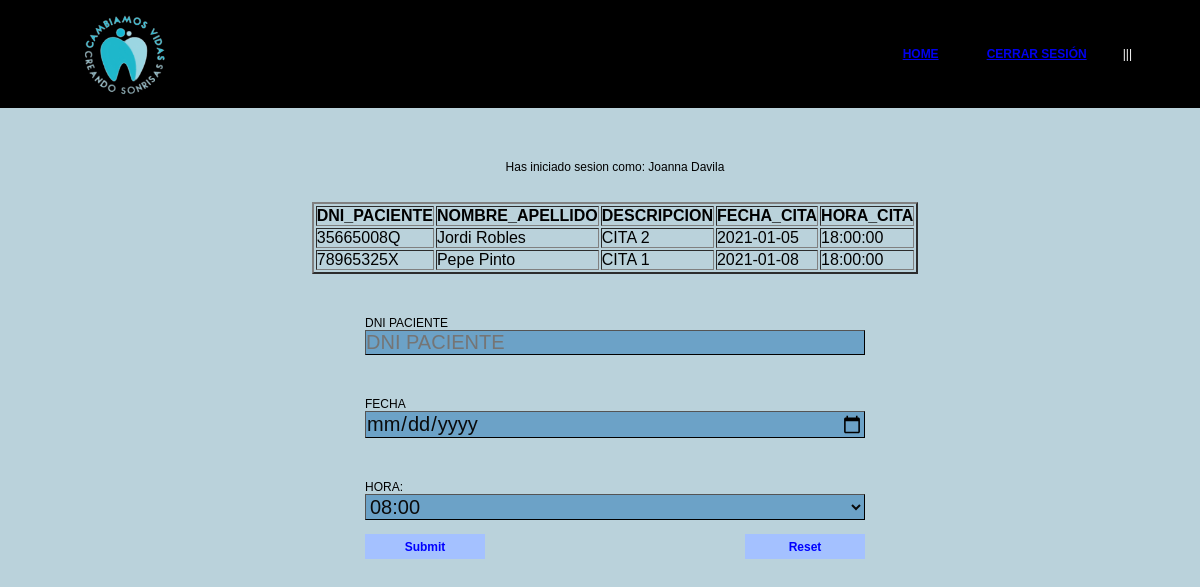
/codigoFuente/agenda3.php (signed in), run on the app's committed database.
### tables this page shows
CREATE TABLE AGENDA (
  ID_CITA integer AUTO_INCREMENT,
  DNI_PACIENTE varchar(9),
  DESCRIPCION_CITA varchar(200),
  FECHA_CITA date,
  HORA_CITA time,
  PRIMARY KEY (ID_CITA),
  FOREIGN KEY (DNI_PACIENTE) REFERENCES PACIENTES (DNI_PACIENTE)
);

CREATE TABLE PACIENTES (
  DNI_PACIENTE varchar(9),
  NOMBRE_APELLIDO varchar(30),
  EDAD integer,
  NACIONALIDAD varchar(30),
  DIRECCION varchar(30),
  TELEFONO varchar(9),
  FECHA_NACIMIENTO DATE,
  PRIMARY KEY (DNI_PACIENTE)
);

### codigoFuente/agenda3.php (the view, shortened to what this page needs)
<?php
$mysql = new mysqli("localhost", "root", "", "boca_sana");
?>
<html>
<head>
	<link rel="stylesheet" href="css/style.css">
</head>
<body style="background-color:#BAD2DB">
<div id= "formulario">
<header id="Header">
	<img src="css/imagen2.png" alt="" class="logo">
	<ul class="main-menu">
		<li class="cta"><a href="home.php">HOME</a></li>
		<li class="cta"><a href="close.php">CERRAR SESIÓN</a></li>
		<ul class="nav">
			<li><a href="">|||</a></img>
			</li>
		</ul>
	</ul>
</header>
<br><br><br><br><br><br><br><br><br><br>
<div class="padre">
<?php
if(isset($_POST['login_user'])){
$_SESSION['login_user'] = $_POST['login_user'];
echo "Bienvenido! Has iniciado sesion como:<b> ".$_POST['login_user']."</b>";
}else{
if(isset($_SESSION['login_user'])){
echo "Has iniciado sesion como: ".$_SESSION['login_user'];
}else{
echo "Acceso Restringido";
header("location: login.php");
}
}
?>
</div>
<br/><br/>
<div class="padre">
	<section>
			<table border="2">
				<tr>
					<th>DNI_PACIENTE</th>
					<th>NOMBRE_APELLIDO</th>
					<th>DESCRIPCION</th>
					<th>FECHA_CITA</th>
					<th>HORA_CITA</th>
				</tr>
				<?php
				$registro = $mysql->query("SELECT P.dni_paciente, P.nombre_apellido,A.descripcion_cita, A.fecha_cita, A.hora_cita
				FROM pacientes P
				INNER JOIN agenda A ON A.dni_paciente = P.dni_paciente
				WHERE P.dni_paciente=A.dni_paciente
				ORDER BY A.fecha_cita ASC") or
				die($mysql->error);
				while ($fila=$registro->fetch_array())
				{
					echo '
					<tr>
					<td>'.$fila['dni_paciente'].'</td>
					<td>'.$fila['nombre_apellido'].'</td>
					<td>'.$fila['descripcion_cita'].'</td>
					<td>'.$fila['fecha_cita'].'</td>
					<td>'.$fila['hora_cita'].'</td>
					</tr>
					';
				}
				?>
			</table>
		</section>
		</div>
<form action="eliminar_cita.php" method="post">
	<br><br>
	<form method="post" action="insertar_agenda.php">
		<div><br/>
			<label>DNI PACIENTE</label>
			<div>
				<input type="text" class="campos" name="DNI_PACIENTE" placeholder="DNI PACIENTE" required />
			</div>
		</div>
		<br/><br/>
		<div><br/>
			<label>FECHA</label>
			<div>
				<input type="date" class="campos" name="FECHA_CITA" placeholder="FECHA" required />
			</div>
		</div>
		<br/><br/>
		<div><br/>
			<label for="HORA_CITA">HORA:</label>
			<div>
			<select name="HORA_CITA" id="HORA_CITA" class="campos" required >
			<option value="08:00">08:00</option>
			</select>
			</div>
		</div>
		<div id="b_reset"><br/>
			<input class="boton" type="reset"/>
		</div>
		<div id="b_submit"><br/>
			<input class="boton" type="submit"/>
		</div>
	</form>
  </form>
  </div>
</body>
</html>

### codigoFuente/css/style.css (style rules this page uses)
#formulario { padding: 20px 0px 0px 30px; font-family:verdana,arial; font-size:9pt; display: flex; flex-direction: column; justify-content: center; align-items: center; }
.campos { font-family:verdana,arial; width: 500px; font-size:15pt; color:#0a0a0a; border: 1px outset black; background-color:#6CA2C7; }
.boton { font-size:12px; font-family:Verdana,Helvetica; font-weight:bold; color:#0000FF; background:#A4C1FF; border:0px; width:120px; height:25px; }
#b_submit { float: left; margin-right: 20px; }
#b_reset { float: right; margin-left: 20px;; }
#header { height: auto; width: 90%; position: fixed; top: 0; left: 0; display:flex; justify-content: space-between; align-items: center; padding: 0 5%; box-sixing: border-box; height: 100px; transition: 0.5s; background-color: black; border: 4px solid black; }
.logo { height: 100%; }
.main-menu { display: flex; justify-content: center; align-items: center; list-style: none; }
.cta { padding: 10px 24px; border-radius: 30px; background-color: var(--main-color); color: #f2f2f2; font-weight: 600; cursor: pointer; transition: 0.5s; }
.padre { display: flex; justify-content: center; }
* { margin:0px; padding:0px; }
ul, ol { list-style:none; }
.nav > li { float:left; }
.nav li a { background-color:#000; color:#fff; text-decoration:none; padding:10px 12px; display:block; }

### codigoFuente/agenda3.php (style rules this page uses)
* { margin:0px; padding:0px; }
ul, ol { list-style:none; }
.nav > li { float:left; }
.nav li a { background-color:#000; color:#fff; text-decoration:none; padding:10px 12px; display:block; }

### data on the page
agenda: DNI_PACIENTE.DNI_PACIENTE "35665008Q", DNI_PACIENTE.NOMBRE_APELLIDO "Jordi Robles", DESCRIPCION_CITA "CITA 2", FECHA_CITA "2021-01-05", HORA_CITA "18:00:00"
agenda: DNI_PACIENTE.DNI_PACIENTE "78965325X", DNI_PACIENTE.NOMBRE_APELLIDO "Pepe Pinto", DESCRIPCION_CITA "CITA 1", FECHA_CITA "2021-01-08", HORA_CITA "18:00:00"

### other printed values
$_SESSION['login_user'] "Joanna Davila"
